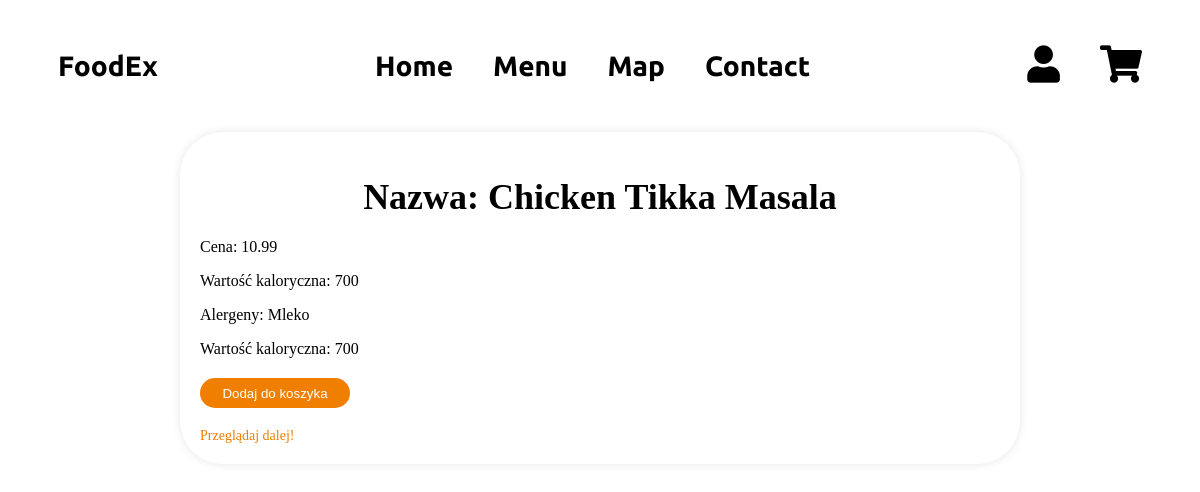
The app's page /product.php?id=3 with its own data.
### tables this page shows
CREATE TABLE `dania` (
  `id` int(11) NOT NULL,
  `Nazwa` text DEFAULT NULL,
  `Cena` float DEFAULT NULL,
  `w_kaloryczna` int(11) NOT NULL,
  `alergeny` varchar(255) NOT NULL,
  `src` varchar(255) NOT NULL
);

### product.php (the view, shortened to what this page needs)
<!DOCTYPE html>
<html lang="en">
<head>
</head>
<body>
    <?php
require_once "nav.php";
    ?>
    <div class="container">
        <?php
        require_once "connection.php";
        if (isset($_GET['id'])) {
            $id = $_GET['id'];
            $sql = "SELECT * FROM `dania` WHERE `id` = $id";
            $result = $connection->query($sql);
            if ($row = $result->fetch_assoc()) {
                echo "<h1>Nazwa: " . $row['Nazwa'] . "</h1>";
                echo "<p>Cena: " . $row['Cena'] . "</p>";
                echo "<p>Wartość kaloryczna: " . $row['w_kaloryczna'] . "</p>";
                echo "<p>Alergeny: " . $row['alergeny'] . "</p>";
                echo "<p>Wartość kaloryczna: " . $row['w_kaloryczna'] . "</p>";
                ?>
                <?php
                echo '<form action="koszyk/dodaj.php" method="POST">';
                echo '<input class="dodaj" type="submit" value="Dodaj do koszyka">';
                echo '</form><br>';
                echo '<a class="xd" href="products.php">Przeglądaj dalej!</a>';
            } else {
                echo "Produkt o podanym ID nie został znaleziony.";
            }
        } else {
            echo "Nieprawidłowe ID produktu.";
        }
        ?>
    </div>
</body>
</html>

### product.php (style rules this page uses)
.container { max-width: 800px; margin: 0 auto; background-color: #ffffff; box-shadow: 0 0 10px rgba(0, 0, 0, 0.1); padding: 20px; border-radius: 43px; }
h1 { font-size: 36px; text-align: center; margin-bottom: 20px; }
a { color: #f07f00; text-decoration: none; }
form { margin-top: 20px; }
input[type="submit"] { background-color: #f07f00; color: #ffffff; border: none; cursor: pointer; border-radius: 41px; }
.dodaj { width: 150px; height: 30px; }
.xd { color: #F07F00; font-size: 14px; text-decoration: none; transition: color 0.3s; }

### nav.php (style rules this page uses)
a { text-decoration: none; color: inherit; }

### records on screen
dania: Nazwa "Chicken Tikka Masala", Cena "10.99", w_kaloryczna "700", alergeny "Mleko"
